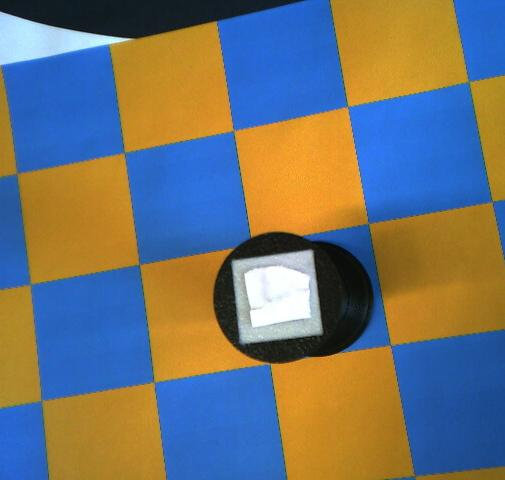
#> input picture chessboard.jpg, 505 x 480 px
$ python test.py
#> lines starting #> are read from the running program, lines starting #| are printed output that depends on the picture; after the words box and inside, x2 and y2 are one past the last pixel; in counts of white or black regions, pixels touching at a corner belong together
import cv2 # OpenCV Library
import matplotlib.pyplot as plt

# Image to detect shapes on below
image = cv2.imread("chessboard.jpg")
#> image is the input picture: shape (480, 505, 3); mean B, G, R 112.7, 115.9, 113.9

gray_image = cv2.cvtColor(image, cv2.COLOR_BGR2GRAY) # Converting to gray image
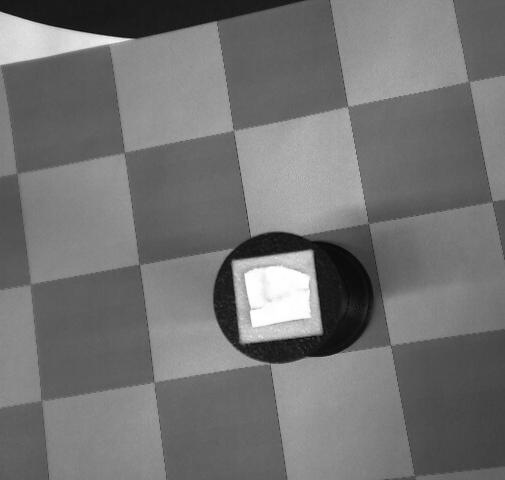
#> gray_image: shape (480, 505); min 7, max 255, mean 114.9

# Setting threshold value to get new image (In simpler terms: this function checks every pixel, and depending on how
# dark the pixel is, the threshold value will convert the pixel to either black or white (0 or 1)).
_, thresh_image = cv2.threshold(gray_image, 220, 255, cv2.THRESH_BINARY)
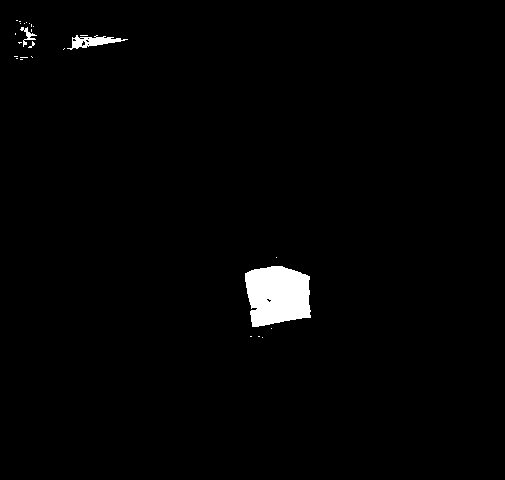
#> thresh_image: shape (480, 505); 1.6% white; 27 white regions (24 under 20 px)

# Retrieving outer-edge coordinates in the new threshold image
contours, hierarchy = cv2.findContours(thresh_image, cv2.RETR_TREE, cv2.CHAIN_APPROX_SIMPLE)
#> contours = 34 contours, 31 with area under 20; largest, box (x1, y1, x2, y2) and area: (245, 266, 311, 327) 3136, (67, 35, 128, 50) 339, (20, 27, 37, 47) 58

# Iterating through each contour to retrieve coordinates of each shape
for i, contour in enumerate(contours):
    if i == 0:
        continue

    # The 2 lines below this comment will approximate the shape we want. The reason being that in certain cases the
    # shape we want might have flaws or might be imperfect, and so, for example, if we have a rectangle with a
    # small piece missing, the program will still count it as a rectangle. The epsilon value will specify the
    # precision in which we approximate our shape.
    epsilon = 0.01*cv2.arcLength(contour, True)
    approx = cv2.approxPolyDP(contour, epsilon, True)

    # Drawing the outer-edges onto the image
    cv2.drawContours(image, contour, 0, (0, 0, 0), 4)

    # Retrieving coordinates of the contour so that we can put text over the shape.
    x, y, w, h= cv2.boundingRect(approx)
    x_mid = int(x + (w/3)) # This is an estimation of where the middle of the shape is in terms of the x-axis.
    y_mid = int(y + (h/1.5)) # This is an estimation of where the middle of the shape is in terms of the y-axis.

    # Setting some variables which will be used to display text on the final image
    coords = (x_mid, y_mid)
    colour = (0, 0, 0)
    font = cv2.FONT_HERSHEY_DUPLEX

    # This is the part where we actually guess which shape we have detected. The program will look at the amount of edges
    # the contour/shape has, and then based on that result the program will guess the shape (for example, if it has 3 edges
    # then the chances that the shape is a triangle are very good.)
    #
    # You can add more shapes if you want by checking more lenghts, but for the simplicity of this tutorial program I
    # have decided to only detect 5 shapes.
    if len(approx) == 3:
        cv2.putText(image, "Triangle", coords, font, 1, colour, 1) # Text on the image
    elif len(approx) == 4:
        cv2.putText(image, "Quadrilateral", coords, font, 1, colour, 1)
    elif len(approx) == 5:
        cv2.putText(image, "Pentagon", coords, font, 1, colour, 1)
    elif len(approx) == 6:
        cv2.putText(image, "Hexagon", coords, font, 1, colour, 1)
    else:
        # If the length is not any of the above, we will guess the shape/contour to be a circle.
        cv2.putText(image, "Circle", coords, font, 1, colour, 1)
#> this loop made 34 passes
#> (epsilon, approx, x, y, w, h, x_mid, y_mid) on passes 2, 3, 8, 9, 10, 11, 12, 13, 14: (0.02, [[258, 336], [259, 336]], 258, 336, 2, 1, 258, 336), (0.02, [[250, 336], [251, 336]], 250, 336, 2, 1, 250, 336), (0.04, [[20, 59], [22, 59]], 20, 59, 3, 1, 21, 59), (0.02, [[16, 58], [17, 58]], 16, 58, 2, 1, 16, 58), (0.14, [[20, 57], [27, 57]], 20, 57, 8, 1, 22, 57), (0.0283, [[31, 56], [32, 57]], 31, 56, 2, 2, 31, 57), (0.06, [[14, 56], [17, 56]], 14, 56, 4, 1, 15, 56), (0.0283, [[64, 48], [63, 49]], 63, 48, 2, 2, 63, 49), (0.0683, [[18, 42], [19, 43], [20, 42], [21, 42]], 18, 42, 4, 2, 19, 43)
#> (epsilon, x, y, w, h, x_mid, y_mid) on passes 4, 5, 6, 7, 15, 17: (0, 271, 328, 1, 1, 271, 328), (2.45, 245, 266, 66, 61, 267, 306), (0.133, 266, 298, 6, 5, 268, 301), (0, 276, 257, 1, 1, 276, 257), (0.205, 28, 41, 7, 7, 30, 45), (1.68, 67, 35, 61, 14, 87, 44)
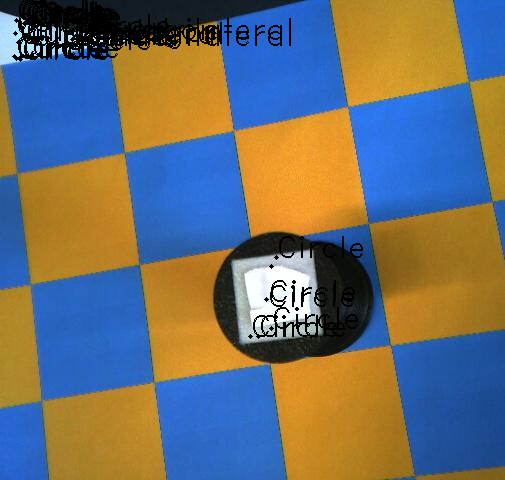
#> image: shape (480, 505, 3); 3.63% of pixels changed, all inside (x1, y1, x2, y2) = (12, 0, 363, 339)

# Displaying the image with the detected shapes onto the screen
# cv2.imshow("shapes_detected", image)
# cv2.waitKey(0)
# cv2.destroyAllWindows()

plt.imshow(image)
plt.show()
